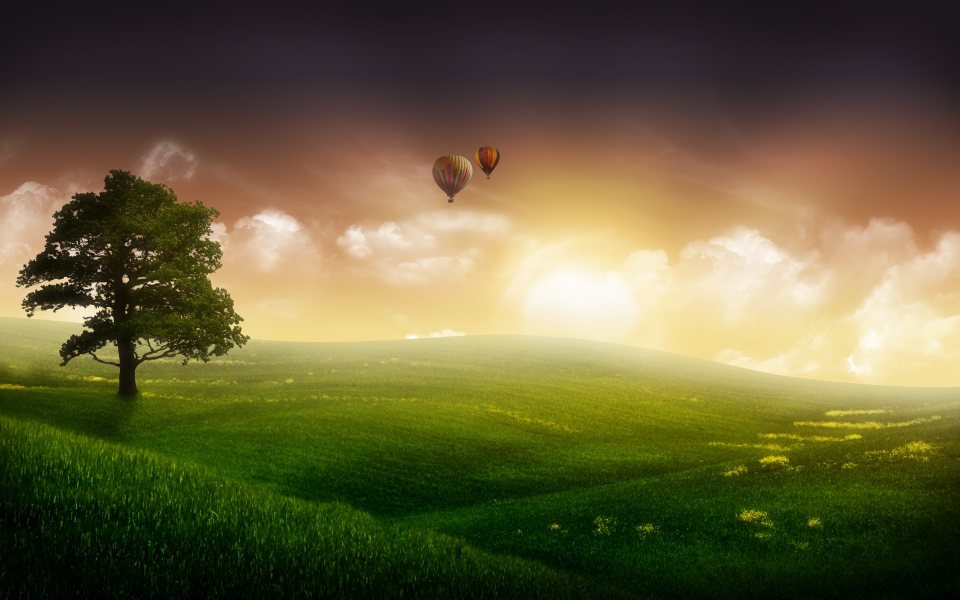
#> input picture assignment-1/part_1/1.1/a/data/20_rect.jpg, 1920 x 1200 px (shown at 1/2 size)
$ python basicSVD.py ../data/20_rect.jpg ../data/20_square.jpg out.png ../data/20_square.jpg ../data/20_square.jpg ../data/20_square.jpg   (Python 2 division)   (older library calls are emulated)
#> lines starting #> are read from the running program, lines starting #| are printed output that depends on the picture
# Script to do eigenvalue decomposition

import sys
import cv2
import numpy as np
from matplotlib import pyplot as plt

# EigenValueDecomposition
# This will decompose the input matrix A as:
# A = Q _/\_ invQ
# Returns the three matrices Q, _/\_ and invQ
def doEVD(A):

    eig, Q = np.linalg.eig(A)
    ids = eig.argsort()[::-1]
    eig = eig[ids]
    Q = Q[:, ids]

    try:
        invQ = np.linalg.inv(Q)
    except np.linalg.LinAlgError:
        print 'Exiting: The input matrix is not invertible'
        exit()

    return Q, eig, invQ

# Check if matrices A and B are orthogonal
def check(A, B):
    X = np.dot(A, B)
    try:
        assert np.array_equal(np.rint(X), np.eye(A.shape[0]))
        return True
    except AssertionError:
        print 'The matrices are not orthogonal'
        return False

# Do an SVD on A
def doSVD(A):
    print 'Shape of matrix A =', A.shape
    # Get the symmetric matrix A'A
    Asym = np.dot(A.T, A)
    print 'Shape of A\'A =', Asym.shape
    # Get the EVD of A'A
    V, eig, Vt = doEVD(Asym)
    # Check if V and Vt are orthogonal
    check(V, Vt)
    # Number of eigenvalues
    print 'Number of eigenvalues of A\'A =', eig.shape[0]
    # Get singular values
    sings = np.sqrt(eig)
    # Use A * V = U * sings, to get U
    U = np.dot(A, V) / sings
    # Check if U and U' are orthogonal
    check(U.T, U)
    # Singular matrix
    sing_matrix = np.diag(sings)
    # A = U * sing_matrix * Vt
    return U, sings, Vt

# A rank-n real, approximation of A
# [44 lines left out: functions approximate, norm, writeImages, not called in this run]


def plotSingularval(sings, singularplot):
    sings_index = range(len(sings) + 1)[1 : ]

    fig = plt.figure()
    ax = fig.add_subplot(1, 1, 1)
    ax.set_yscale('log')
    ax.plot(sings_index, sings)
    plt.xlim([0, sings.shape[0]])

    plt.xlabel('Singular-index')
    plt.ylabel('Singular-value (log)')
    plt.title('Singular-value (log) .vs. Singular-index')
    plt.savefig(singularplot)

# [10 lines left out: function plotErrorDecay, not called in this run]

if __name__ == '__main__':

    if len(sys.argv) < 3:
        print 'usage : python scripts/basiEVD.py <input-image> <rank> <output-image> <singularplot> <errorplot> <random>'
        print '<input-image> : path to input image'
        print '<rank> : order of approximation'
        print '<output-image> : path to output image'
        print '<singularplot> : path to save plot of singularvalues'
        print '<errorplot> : path to save plot of errors'
        print '<random> : Y or N, if Y it will take random singularvalues'
        exit()
    _, input_image, rank, output_image, singularplot, errorplot, random = sys.argv

    # Read image as matrix A; normalize it
    A = cv2.imread(input_image, 0) / 255.0
#> A: shape (1200, 1920) float64; min 0, max 1, mean 0.371
    print 'The image is of shape', A.shape
#| The image is of shape (1200, 1920)
    # Work with a smaller A'A matrix
    transpose_flag = False
    if A.shape[0] < A.shape[1]:
        A = A.T
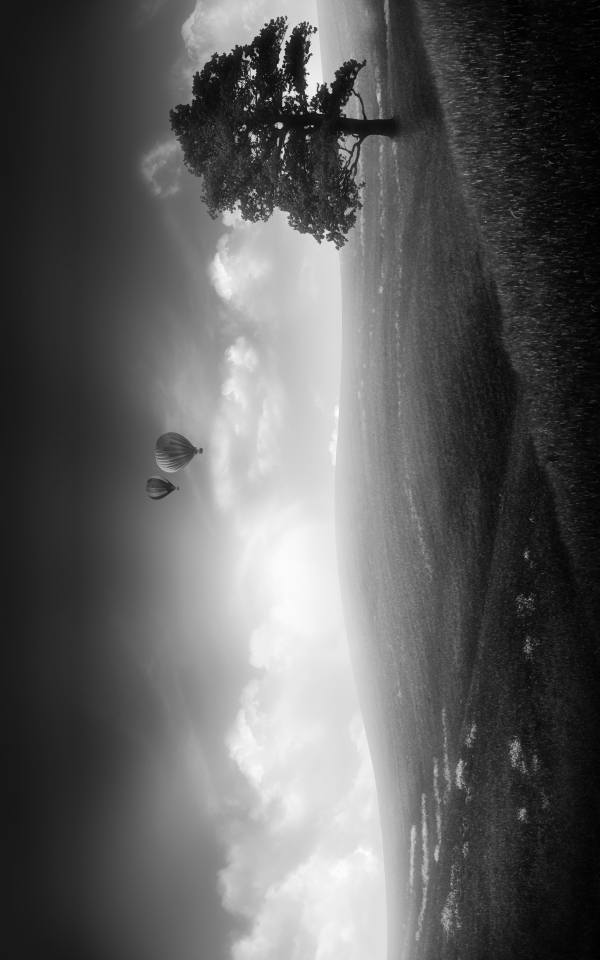
#> A: shape (1920, 1200) float64 (shown at 1/2 size); min 0, max 1, mean 0.371
        transpose_flag = True
    print 'The matrix A is of shape', A.shape
#| The matrix A is of shape (1920, 1200)
    # Do Singular Value Decomposition of A
    U, sings, Q = doSVD(A)
#| Shape of matrix A = (1920, 1200)
#> in doSVD, `Asym = np.dot(A.T, A)`:
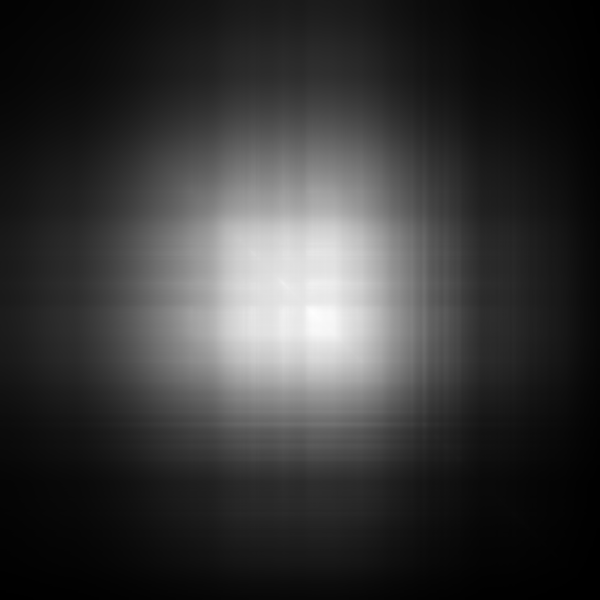
#> Asym: shape (1200, 1200) float64 (shown at 1/2 size); min 2.01, max 1276.8, mean 277.6; drawn with min black and max white
#| Shape of A'A = (1200, 1200)
#> in doEVD, `eig, Q = np.linalg.eig(A)`:
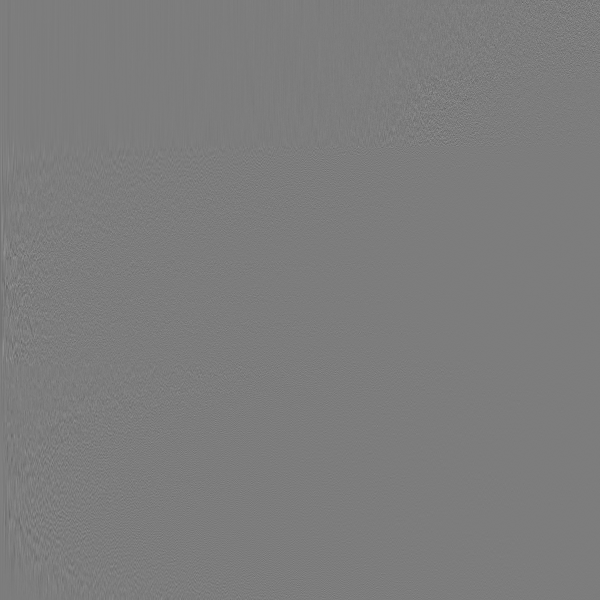
#> Q: shape (1200, 1200) float64 (shown at 1/2 size); min -0.616, max 0.64, mean -1.89e-05; drawn with min black and max white
#> in doEVD, `eig, Q = np.linalg.eig(A)`: eig = 1200 values, max 484796.1 at index 0, min 3.37e-05 at index 1026, mean 419
#> in doEVD, `ids = eig.argsort()[::-1]`: ids = 1200 values, max 1199 at index 1132, min 0 at index 0, mean 599.5
#> in doEVD, `eig = eig[ids]`: eig = 1200 values, max 484796.1 at index 0, min 3.37e-05 at index 1199, mean 419
#> in check, `X = np.dot(A, B)`:
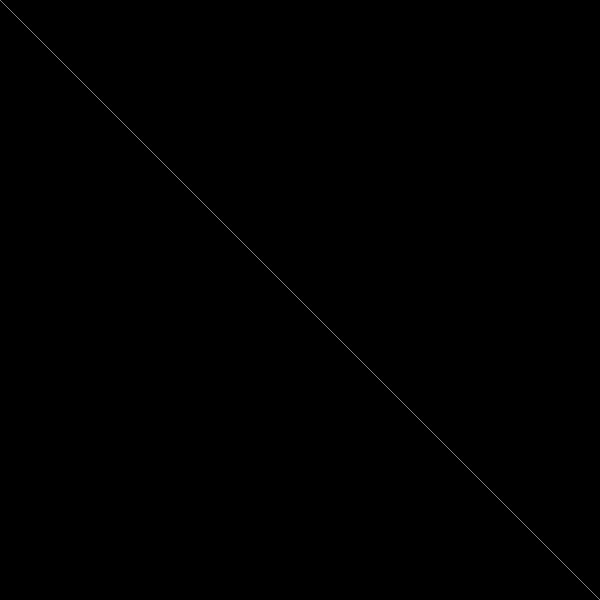
#> X: shape (1200, 1200) float64 (shown at 1/2 size); min -7.7e-15, max 1, mean 0.000833; drawn with min black and max white
#| Number of eigenvalues of A'A = 1200
#> in doSVD, `sings = np.sqrt(eig)`: sings = 1200 values, max 696.3 at index 0, min 0.0058 at index 1199, mean 1.75
#> in doSVD, `U = np.dot(A, V) / sings`:
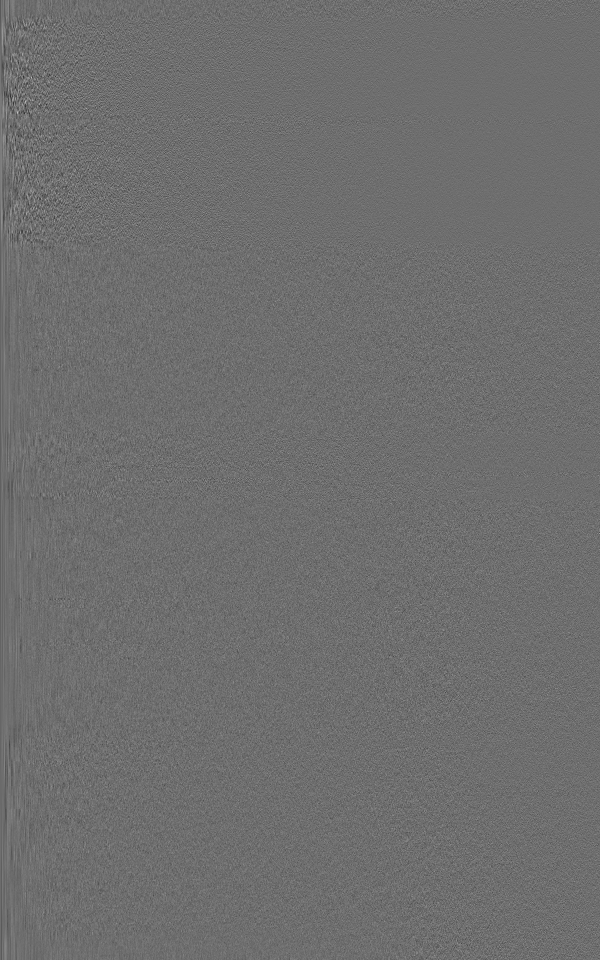
#> U: shape (1920, 1200) float64 (shown at 1/2 size); min -0.174, max 0.227, mean -1.08e-05; drawn with min black and max white
#> in check (call 2), `X = np.dot(A, B)`:
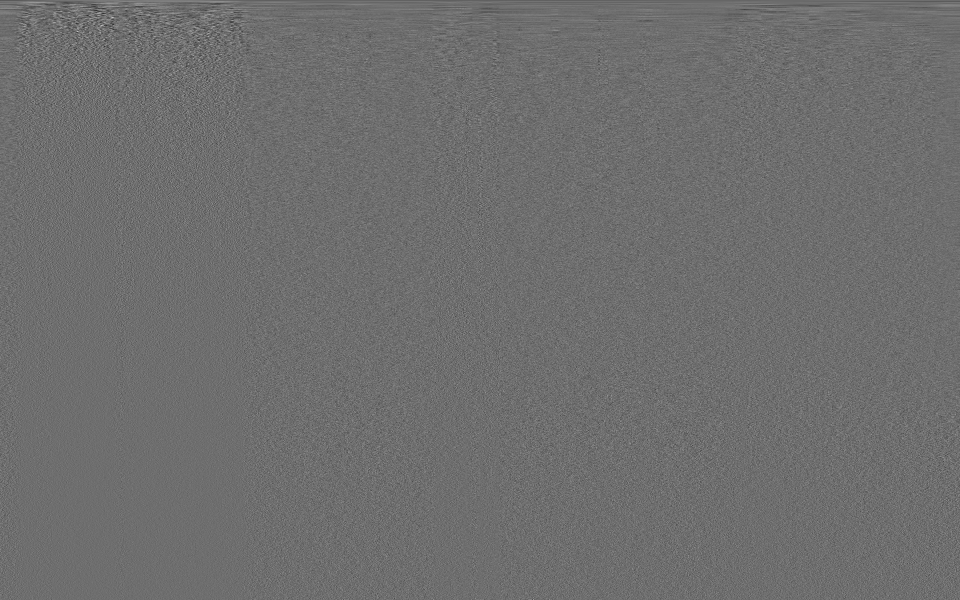
#> A: shape (1200, 1920) float64 (shown at 1/2 size); min -0.174, max 0.227, mean -1.08e-05; drawn with min black and max white
    # Plot the singularvalues of A
    plotSingularval(sings, singularplot)
#> in plotSingularval, `sings_index = range(len(sings) + 1)[1 : ]`: sings_index = 1200 values from 1 to 1200
#> in plotSingularval, `plt.savefig(singularplot)`:
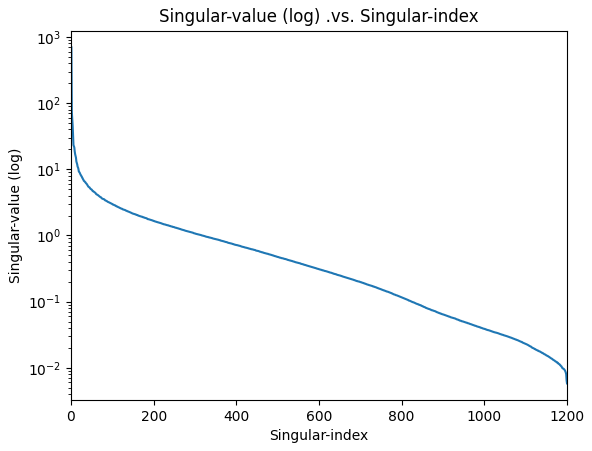
#> figure drawn by matplotlib, 1 panel; curve peaks at x = 1, y = 696.3
    # Order of approximation
#> (the run stopped early here; a loop or call above may not have finished)
